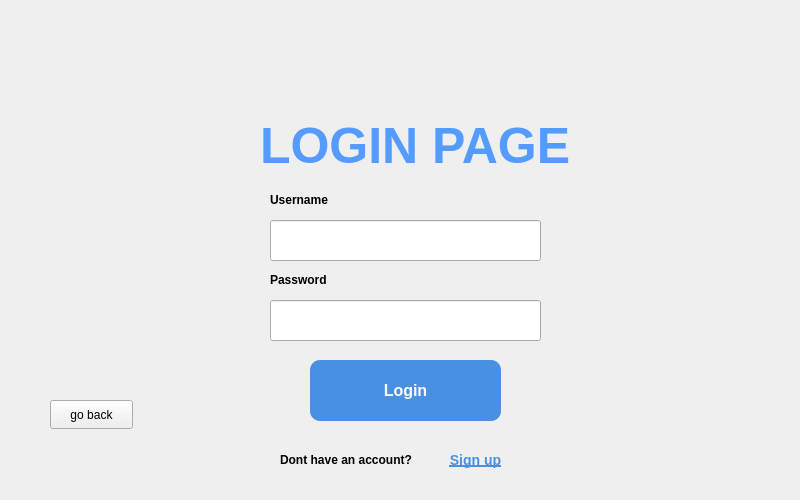
<?xml version="1.0" encoding="UTF-8"?>
<ui version="4.0">
 <class>LoginPage</class>
 <widget class="QWidget" name="LoginPage">
  <property name="geometry">
   <rect>
    <x>0</x>
    <y>0</y>
    <width>800</width>
    <height>500</height>
   </rect>
  </property>
  <property name="windowTitle">
   <string>Form</string>
  </property>
  <property name="autoFillBackground">
   <bool>false</bool>
  </property>
  <widget class="QLabel" name="label">
   <property name="geometry">
    <rect>
     <x>260</x>
     <y>100</y>
     <width>311</width>
     <height>91</height>
    </rect>
   </property>
   <property name="styleSheet">
    <string notr="true">    font-family: &quot;Inter&quot;, sans-serif;
    color: #549bff;
    font-size: 50px;
    font-weight: 600;</string>
   </property>
   <property name="text">
    <string>LOGIN PAGE</string>
   </property>
  </widget>
  <widget class="QPushButton" name="backButton">
   <property name="geometry">
    <rect>
     <x>50</x>
     <y>400</y>
     <width>83</width>
     <height>29</height>
    </rect>
   </property>
   <property name="text">
    <string>go back</string>
   </property>
  </widget>
  <widget class="QPushButton" name="loginButton">
   <property name="geometry">
    <rect>
     <x>310</x>
     <y>360</y>
     <width>191</width>
     <height>61</height>
    </rect>
   </property>
   <property name="styleSheet">
    <string notr="true">QPushButton {
    background-color: #4A90E2;
    color: white;
    font-family: &quot;Inter&quot;, sans-serif;
    font-size: 16px;
    font-weight: 600;
    border: none;
    border-radius: 10px;
    padding: 8px 16px;
}

QPushButton:hover {
    background-color: #5AA9F4;
}

QPushButton:pressed {
    background-color: #3A78C2;
}

QPushButton:disabled {
    background-color: #A0C4FF;
    color: #E0E0E0;
}
</string>
   </property>
   <property name="text">
    <string>Login</string>
   </property>
  </widget>
  <widget class="QLabel" name="label_2">
   <property name="geometry">
    <rect>
     <x>30</x>
     <y>30</y>
     <width>161</width>
     <height>161</height>
    </rect>
   </property>
   <property name="text">
    <string/>
   </property>
   <property name="pixmap">
    <pixmap resource="Images.qrc">:/cloudworx_logowebp.png</pixmap>
   </property>
   <property name="scaledContents">
    <bool>true</bool>
   </property>
  </widget>
  <widget class="QLineEdit" name="usernameTextField">
   <property name="geometry">
    <rect>
     <x>270</x>
     <y>220</y>
     <width>271</width>
     <height>41</height>
    </rect>
   </property>
  </widget>
  <widget class="QLineEdit" name="passwordTextField">
   <property name="geometry">
    <rect>
     <x>270</x>
     <y>300</y>
     <width>271</width>
     <height>41</height>
    </rect>
   </property>
   <property name="echoMode">
    <enum>QLineEdit::Password</enum>
   </property>
  </widget>
  <widget class="QLabel" name="usernameLabel">
   <property name="geometry">
    <rect>
     <x>270</x>
     <y>190</y>
     <width>91</width>
     <height>20</height>
    </rect>
   </property>
   <property name="styleSheet">
    <string notr="true">    font-family: &quot;Inter&quot;, sans-serif;
 
    font-weight: 600;</string>
   </property>
   <property name="text">
    <string>Username</string>
   </property>
  </widget>
  <widget class="QLabel" name="passwordLabel">
   <property name="geometry">
    <rect>
     <x>270</x>
     <y>270</y>
     <width>81</width>
     <height>20</height>
    </rect>
   </property>
   <property name="styleSheet">
    <string notr="true">    font-family: &quot;Inter&quot;, sans-serif;

    font-weight: 600;</string>
   </property>
   <property name="text">
    <string>Password</string>
   </property>
  </widget>
  <widget class="QLabel" name="label_5">
   <property name="geometry">
    <rect>
     <x>280</x>
     <y>450</y>
     <width>161</width>
     <height>20</height>
    </rect>
   </property>
   <property name="styleSheet">
    <string notr="true">    font-family: &quot;Inter&quot;, sans-serif;

    font-weight: 600;</string>
   </property>
   <property name="text">
    <string>Dont have an account?</string>
   </property>
  </widget>
  <widget class="QPushButton" name="signUpButton">
   <property name="geometry">
    <rect>
     <x>440</x>
     <y>445</y>
     <width>71</width>
     <height>29</height>
    </rect>
   </property>
   <property name="styleSheet">
    <string notr="true">QPushButton {
    background: transparent;
    border: none;
    color: #4A90E2;
    font-family: &quot;Inter&quot;, sans-serif;
    font-size: 14px;
    font-weight: 500;
    text-decoration: underline;
    padding: 0;
}

QPushButton:hover {
    color: #1C70C1;
}
</string>
   </property>
   <property name="text">
    <string>Sign up</string>
   </property>
  </widget>
 </widget>
 <resources>
  <include location="Images.qrc"/>
 </resources>
 <connections/>
</ui>
